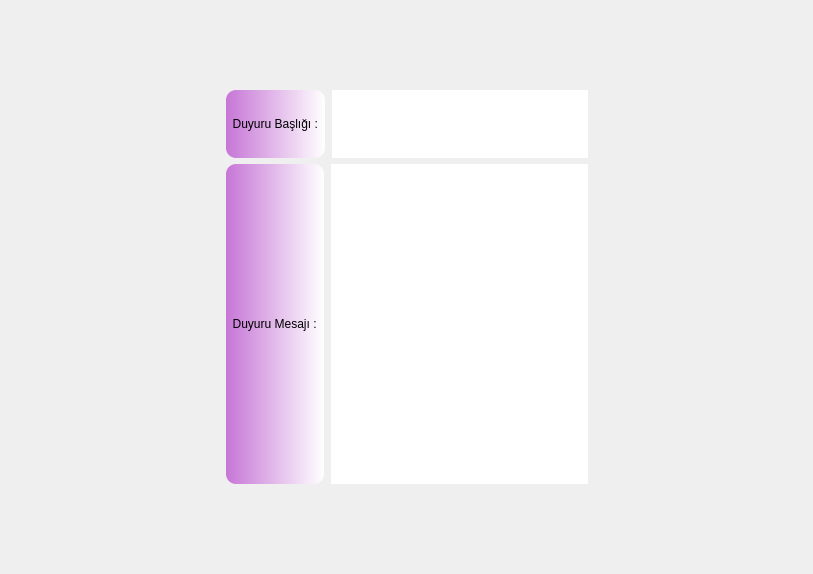
<?xml version="1.0" encoding="UTF-8"?>
<ui version="4.0">
 <class>Dialog</class>
 <widget class="QDialog" name="Dialog">
  <property name="geometry">
   <rect>
    <x>0</x>
    <y>0</y>
    <width>813</width>
    <height>574</height>
   </rect>
  </property>
  <property name="windowTitle">
   <string>Dialog</string>
  </property>
  <property name="styleSheet">
   <string notr="true">#Dialog{border-image: url(:/deneme2/deneme2.jpg);}</string>
  </property>
  <layout class="QHBoxLayout" name="horizontalLayout_3">
   <item>
    <spacer name="horizontalSpacer">
     <property name="orientation">
      <enum>Qt::Horizontal</enum>
     </property>
     <property name="sizeHint" stdset="0">
      <size>
       <width>178</width>
       <height>20</height>
      </size>
     </property>
    </spacer>
   </item>
   <item>
    <layout class="QVBoxLayout" name="verticalLayout" stretch="1,1,5,1">
     <property name="topMargin">
      <number>15</number>
     </property>
     <property name="bottomMargin">
      <number>15</number>
     </property>
     <item>
      <spacer name="verticalSpacer_2">
       <property name="orientation">
        <enum>Qt::Vertical</enum>
       </property>
       <property name="sizeHint" stdset="0">
        <size>
         <width>20</width>
         <height>40</height>
        </size>
       </property>
      </spacer>
     </item>
     <item>
      <layout class="QHBoxLayout" name="horizontalLayout" stretch="1,0">
       <property name="spacing">
        <number>7</number>
       </property>
       <item>
        <widget class="QLabel" name="duyuru_basligi">
         <property name="styleSheet">
          <string notr="true">font: 75 11pt &quot;MS Shell Dlg 2&quot;;
background-color: qlineargradient(spread:pad, x1:0, y1:0, x2:1, y2:0, stop:0 rgba(198, 118, 214, 255), stop:1 rgba(255, 255, 255, 255));
border-radius:10px;</string>
         </property>
         <property name="text">
          <string>  Duyuru Başlığı :  </string>
         </property>
        </widget>
       </item>
       <item>
        <widget class="QTextEdit" name="duyuru_basligi_yazialani">
         <property name="styleSheet">
          <string notr="true">border-radius:1px;</string>
         </property>
        </widget>
       </item>
      </layout>
     </item>
     <item>
      <layout class="QHBoxLayout" name="horizontalLayout_2" stretch="0,3">
       <property name="spacing">
        <number>7</number>
       </property>
       <item>
        <widget class="QLabel" name="duyuru_mesaji">
         <property name="styleSheet">
          <string notr="true">font: 75 11pt &quot;MS Shell Dlg 2&quot;;
border-radius:10px;
background-color: qlineargradient(spread:pad, x1:0, y1:0, x2:1, y2:0, stop:0 rgba(198, 118, 214, 255), stop:1 rgba(255, 255, 255, 255));</string>
         </property>
         <property name="text">
          <string>  Duyuru Mesajı :  </string>
         </property>
        </widget>
       </item>
       <item>
        <widget class="QTextEdit" name="duyuru_mesaji_yazialani">
         <property name="styleSheet">
          <string notr="true">border-radius:10px;</string>
         </property>
        </widget>
       </item>
      </layout>
     </item>
     <item>
      <spacer name="verticalSpacer">
       <property name="orientation">
        <enum>Qt::Vertical</enum>
       </property>
       <property name="sizeHint" stdset="0">
        <size>
         <width>20</width>
         <height>40</height>
        </size>
       </property>
      </spacer>
     </item>
    </layout>
   </item>
   <item>
    <spacer name="horizontalSpacer_2">
     <property name="orientation">
      <enum>Qt::Horizontal</enum>
     </property>
     <property name="sizeHint" stdset="0">
      <size>
       <width>178</width>
       <height>20</height>
      </size>
     </property>
    </spacer>
   </item>
  </layout>
 </widget>
 <resources>
  <include location="deneme.qrc"/>
 </resources>
 <connections/>
</ui>
